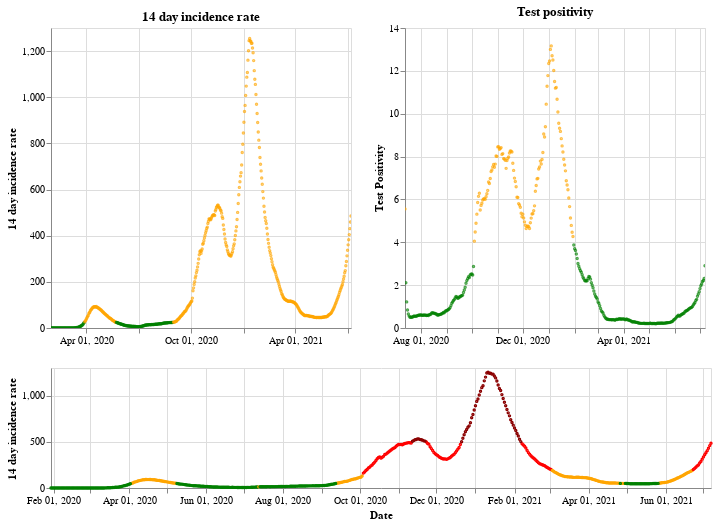

This figure's notebook cell:
### Markdown cell above
## England

### Code cell
plot_traffic_light('England')

### Figure 1 — Vega-Lite specification as saved in the notebook (floating-point values rounded to 4 significant figures; data arrays with more than 128 entries replaced by an {"elided": "..."} marker saying what was removed)
{"config": {"view": {"continuousWidth": 400, "continuousHeight": 300}}, "vconcat": [{"hconcat": [{"mark": {"type": "point", "size": 2}, "encoding": {"color": {"condition": {"value": "green", "test": "(datum.twoWeeklyCasesRate <= 25)"}, "value": "orange"}, "tooltip": [{"type": "nominal", "field": "areaName"}, {"type": "temporal", "field": "date"}, {"type": "quantitative", "field": "twoWeeklyCasesRate"}, {"type": "quantitative", "field": "testPositivity"}], "x": {"type": "temporal", "axis": {"title": ""}, "field": "date", "scale": {"domain": {"selection": "DateBrush"}}, "timeUnit": "yearmonthdate"}, "y": {"type": "quantitative", "axis": {"title": "14 day incidence rate"}, "field": "twoWeeklyCasesRate"}}, "title": "14 day incidence rate", "width": 300}, {"mark": {"type": "point", "size": 2}, "encoding": {"color": {"condition": {"value": "green", "test": "(datum.testPositivity <= 4)"}, "value": "orange"}, "tooltip": [{"type": "nominal", "field": "areaName"}, {"type": "temporal", "field": "date"}, {"type": "quantitative", "field": "twoWeeklyCasesRate"}, {"type": "quantitative", "field": "testPositivity"}], "x": {"type": "temporal", "axis": {"title": ""}, "field": "date", "scale": {"domain": {"selection": "DateBrush"}}, "timeUnit": "yearmonthdate"}, "y": {"type": "quantitative", "axis": {"title": "Test Positivity"}, "field": "testPositivity"}}, "title": "Test positivity", "width": 300}]}, {"layer": [{"mark": {"type": "point", "size": 2}, "encoding": {"color": {"condition": {"value": "orange", "test": "(((datum.testPositivity < 4) && (datum.twoWeeklyCasesRate >= 50)) && (datum.twoWeeklyCasesRate < 200))"}, "value": "red"}, "opacity": {"condition": {"value": 1, "test": "((datum.twoWeeklyCasesRate >= 50) && (datum.twoWeeklyCasesRate < 500))"}, "value": 0}, "tooltip": [{"type": "nominal", "field": "areaName"}, {"type": "temporal", "field": "date"}, {"type": "quantitative", "field": "twoWeeklyCasesRate"}, {"type": "quantitative", "field": "testPositivity"}], "x": {"type": "temporal", "axis": {"title": "Date"}, "field": "date", "timeUnit": "yearmonthdate"}, "y": {"type": "quantitative", "axis": {"title": "14 day incidence rate"}, "field": "twoWeeklyCasesRate"}}, "selection": {"DateBrush": {"type": "interval", "encodings": ["x"], "fields": ["Time"]}}}, {"mark": {"type": "point", "size": 2}, "encoding": {"color": {"value": "darkred"}, "opacity": {"condition": {"value": 1, "test": "(datum.twoWeeklyCasesRate >= 500)"}, "value": 0}, "tooltip": [{"type": "nominal", "field": "areaName"}, {"type": "temporal", "field": "date"}, {"type": "quantitative", "field": "twoWeeklyCasesRate"}, {"type": "quantitative", "field": "testPositivity"}], "x": {"type": "temporal", "axis": {"title": "Date"}, "field": "date", "timeUnit": "yearmonthdate"}, "y": {"type": "quantitative", "axis": {"title": "14 day incidence rate"}, "field": "twoWeeklyCasesRate"}}}, {"mark": {"type": "point", "size": 2}, "encoding": {"color": {"condition": {"value": "green", "test": "((datum.testPositivity < 4) && (datum.twoWeeklyCasesRate < 50))"}, "value": "orange"}, "opacity": {"condition": {"value": 1, "test": "(datum.twoWeeklyCasesRate < 50)"}, "value": 0}, "tooltip": [{"type": "nominal", "field": "areaName"}, {"type": "temporal", "field": "date"}, {"type": "quantitative", "field": "twoWeeklyCasesRate"}, {"type": "quantitative", "field": "testPositivity"}], "x": {"type": "temporal", "axis": {"title": "Date"}, "field": "date", "timeUnit": "yearmonthdate"}, "y": {"type": "quantitative", "axis": {"title": "14 day incidence rate"}, "field": "twoWeeklyCasesRate"}}}], "height": 120, "width": 660}], "data": {"name": "data-a4f61f29ad35da931e667664817d5244"}, "$schema": "https://vega.github.io/schema/vega-lite/v4.8.1.json", "datasets": {"data-a4f61f29ad35da931e667664817d5244": {"elided": "525 records"}}}
